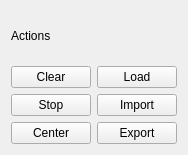
<?xml version="1.0" encoding="UTF-8"?>
<ui version="4.0">
 <class>Form</class>
 <widget class="QFrame" name="Form">
  <property name="geometry">
   <rect>
    <x>0</x>
    <y>0</y>
    <width>186</width>
    <height>155</height>
   </rect>
  </property>
  <property name="windowTitle">
   <string>Form</string>
  </property>
  <layout class="QGridLayout" name="gridLayout">
   <item row="2" column="0">
    <widget class="QPushButton" name="bt_start_stop">
     <property name="text">
      <string>Stop</string>
     </property>
    </widget>
   </item>
   <item row="1" column="0">
    <widget class="QPushButton" name="bt_clear">
     <property name="text">
      <string>Clear</string>
     </property>
    </widget>
   </item>
   <item row="3" column="0">
    <widget class="QPushButton" name="bt_center">
     <property name="text">
      <string>Center</string>
     </property>
    </widget>
   </item>
   <item row="1" column="1">
    <widget class="QPushButton" name="bt_load">
     <property name="text">
      <string>Load</string>
     </property>
    </widget>
   </item>
   <item row="0" column="0">
    <widget class="QLabel" name="titleLabel">
     <property name="text">
      <string>Actions</string>
     </property>
    </widget>
   </item>
   <item row="2" column="1">
    <widget class="QPushButton" name="bt_import">
     <property name="text">
      <string>Import</string>
     </property>
    </widget>
   </item>
   <item row="3" column="1">
    <widget class="QPushButton" name="bt_export">
     <property name="text">
      <string>Export</string>
     </property>
    </widget>
   </item>
  </layout>
 </widget>
 <resources/>
 <connections/>
</ui>
